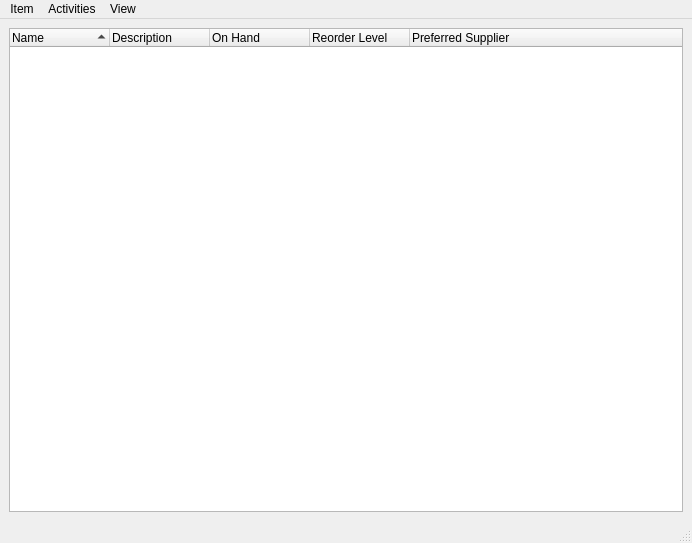
<?xml version="1.0" encoding="UTF-8"?>
<ui version="4.0">
 <class>Inventory</class>
 <widget class="QMainWindow" name="Inventory">
  <property name="geometry">
   <rect>
    <x>0</x>
    <y>0</y>
    <width>692</width>
    <height>543</height>
   </rect>
  </property>
  <property name="windowTitle">
   <string>Inventory</string>
  </property>
  <widget class="QWidget" name="centralwidget">
   <layout class="QVBoxLayout" name="verticalLayout">
    <item>
     <widget class="QTreeWidget" name="trvInventory">
      <property name="alternatingRowColors">
       <bool>true</bool>
      </property>
      <property name="sortingEnabled">
       <bool>true</bool>
      </property>
      <column>
       <property name="text">
        <string>Name</string>
       </property>
      </column>
      <column>
       <property name="text">
        <string>Description</string>
       </property>
      </column>
      <column>
       <property name="text">
        <string>On Hand</string>
       </property>
      </column>
      <column>
       <property name="text">
        <string>Reorder Level</string>
       </property>
      </column>
      <column>
       <property name="text">
        <string>Preferred Supplier</string>
       </property>
      </column>
     </widget>
    </item>
   </layout>
  </widget>
  <widget class="QMenuBar" name="menubar">
   <property name="geometry">
    <rect>
     <x>0</x>
     <y>0</y>
     <width>692</width>
     <height>21</height>
    </rect>
   </property>
   <widget class="QMenu" name="menuItem">
    <property name="title">
     <string>Item</string>
    </property>
    <addaction name="actionNew"/>
    <addaction name="actionEdit"/>
    <addaction name="actionDuplicate_Item"/>
    <addaction name="actionDelete_Item"/>
    <addaction name="separator"/>
    <addaction name="actionDeactivate"/>
    <addaction name="actionShow_Inactive_Items"/>
    <addaction name="separator"/>
   </widget>
   <widget class="QMenu" name="menuActivities">
    <property name="title">
     <string>Activities</string>
    </property>
    <addaction name="actionNew_Requisition"/>
    <addaction name="actionView_Usage_Report"/>
    <addaction name="separator"/>
    <addaction name="actionCheck_Out"/>
    <addaction name="actionCheck_In"/>
   </widget>
   <widget class="QMenu" name="menuView">
    <property name="title">
     <string>View</string>
    </property>
    <addaction name="actionRefresh"/>
   </widget>
   <addaction name="menuItem"/>
   <addaction name="menuActivities"/>
   <addaction name="menuView"/>
  </widget>
  <widget class="QStatusBar" name="statusbar"/>
  <action name="actionNew">
   <property name="text">
    <string>New</string>
   </property>
  </action>
  <action name="actionEdit">
   <property name="text">
    <string>Edit</string>
   </property>
  </action>
  <action name="actionDuplicate_Item">
   <property name="text">
    <string>Duplicate Item</string>
   </property>
  </action>
  <action name="actionDelete_Item">
   <property name="text">
    <string>Delete Item</string>
   </property>
  </action>
  <action name="actionDeactivate">
   <property name="text">
    <string>Deactivate</string>
   </property>
  </action>
  <action name="actionShow_Inactive_Items">
   <property name="text">
    <string>Show Inactive Items</string>
   </property>
  </action>
  <action name="actionNew_Requisition">
   <property name="text">
    <string>New Requisition</string>
   </property>
  </action>
  <action name="actionView_Usage_Report">
   <property name="text">
    <string>View Usage Report</string>
   </property>
  </action>
  <action name="actionCheck_Out">
   <property name="text">
    <string>Check Out</string>
   </property>
  </action>
  <action name="actionCheck_In">
   <property name="text">
    <string>Check In</string>
   </property>
  </action>
  <action name="actionRefresh">
   <property name="text">
    <string>Refresh</string>
   </property>
  </action>
 </widget>
 <resources/>
 <connections/>
</ui>
